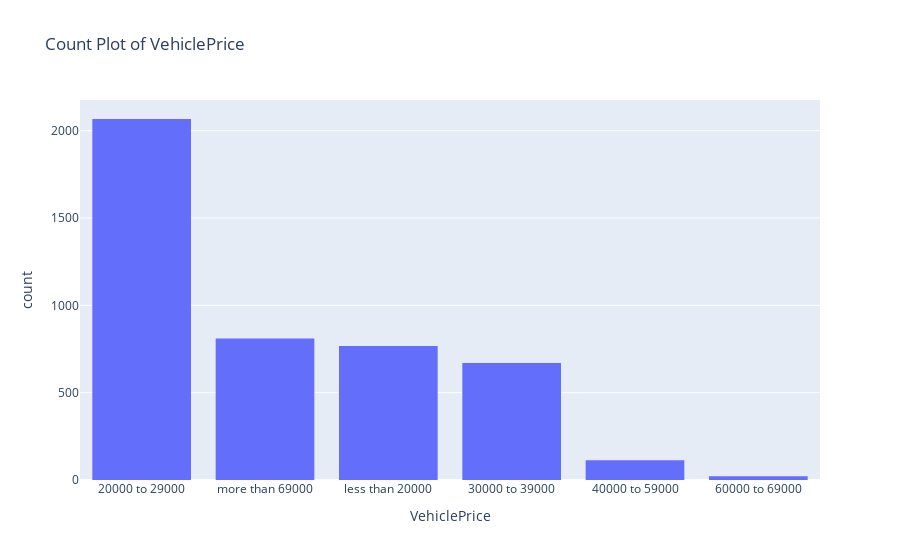

Notebook source saved alongside this figure:
### Code cell
# 종합보험은 더 많은 커버리지를 가져감.
# 비싼 차는 사고나면 더 많은 수리비, 보험금 필요.
# 따라서 종합상품으로 가격을 디펜스함. 
plot_count_plot(all_p, 'VehiclePrice')

### Figure 1 — Plotly figure (JSON) as saved in the notebook; plotly's stock layout.template omitted (floating-point values rounded to 4 significant figures; data arrays with more than 128 entries replaced by an {"elided": "..."} marker saying what was removed)
{"data": [{"alignmentgroup": "True", "bingroup": "x", "hovertemplate": "VehiclePrice=%{x}<br>count=%{y}<extra></extra>", "legendgroup": "", "marker": {"color": "#636efa", "pattern": {"shape": ""}}, "name": "", "offsetgroup": "", "orientation": "v", "showlegend": false, "type": "histogram", "x": {"elided": "4449 str values"}, "xaxis": "x", "yaxis": "y"}], "layout": {"barmode": "relative", "legend": {"tracegroupgap": 0}, "title": {"text": "Count Plot of VehiclePrice"}, "xaxis": {"anchor": "y", "categoryarray": ["20000 to 29000", "more than 69000", "less than 20000", "30000 to 39000", "40000 to 59000", "60000 to 69000"], "categoryorder": "array", "domain": [0, 1], "title": {"text": "VehiclePrice"}}, "yaxis": {"anchor": "x", "domain": [0, 1], "title": {"text": "count"}}}}
